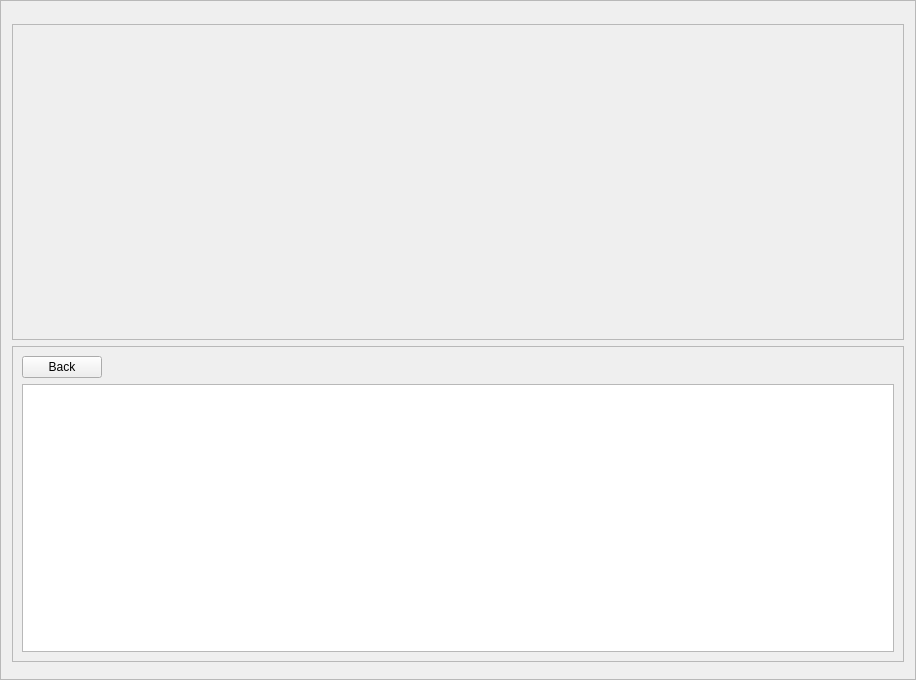
<?xml version="1.0" encoding="UTF-8"?>
<ui version="4.0">
 <class>ContentWindow</class>
 <widget class="QFrame" name="ContentWindow">
  <property name="geometry">
   <rect>
    <x>0</x>
    <y>0</y>
    <width>916</width>
    <height>680</height>
   </rect>
  </property>
  <property name="windowTitle">
   <string>Frame</string>
  </property>
  <property name="frameShape">
   <enum>QFrame::StyledPanel</enum>
  </property>
  <property name="frameShadow">
   <enum>QFrame::Raised</enum>
  </property>
  <layout class="QVBoxLayout" name="verticalLayout">
   <item>
    <layout class="QHBoxLayout" name="horizontalLayout">
     <item>
      <widget class="QFrame" name="tabFrame">
       <property name="minimumSize">
        <size>
         <width>0</width>
         <height>0</height>
        </size>
       </property>
       <property name="maximumSize">
        <size>
         <width>16777215</width>
         <height>50</height>
        </size>
       </property>
       <property name="frameShape">
        <enum>QFrame::StyledPanel</enum>
       </property>
       <property name="frameShadow">
        <enum>QFrame::Raised</enum>
       </property>
      </widget>
     </item>
     <item>
      <widget class="QFrame" name="filterFrame">
       <property name="sizePolicy">
        <sizepolicy hsizetype="Minimum" vsizetype="Preferred">
         <horstretch>0</horstretch>
         <verstretch>0</verstretch>
        </sizepolicy>
       </property>
       <property name="minimumSize">
        <size>
         <width>0</width>
         <height>0</height>
        </size>
       </property>
       <property name="maximumSize">
        <size>
         <width>250</width>
         <height>50</height>
        </size>
       </property>
       <property name="frameShape">
        <enum>QFrame::StyledPanel</enum>
       </property>
       <property name="frameShadow">
        <enum>QFrame::Raised</enum>
       </property>
      </widget>
     </item>
    </layout>
   </item>
   <item>
    <widget class="QFrame" name="headerFrame">
     <property name="frameShape">
      <enum>QFrame::StyledPanel</enum>
     </property>
     <property name="frameShadow">
      <enum>QFrame::Raised</enum>
     </property>
    </widget>
   </item>
   <item>
    <widget class="QScrollArea" name="contentFrame">
     <property name="widgetResizable">
      <bool>true</bool>
     </property>
     <widget class="QWidget" name="content">
      <property name="geometry">
       <rect>
        <x>0</x>
        <y>0</y>
        <width>894</width>
        <height>305</height>
       </rect>
      </property>
      <zorder>htmlDisplay</zorder>
     </widget>
    </widget>
   </item>
   <item>
    <widget class="QFrame" name="htmlFrame">
     <property name="frameShape">
      <enum>QFrame::StyledPanel</enum>
     </property>
     <property name="frameShadow">
      <enum>QFrame::Raised</enum>
     </property>
     <layout class="QVBoxLayout" name="verticalLayout_2">
      <item alignment="Qt::AlignLeft">
       <widget class="QPushButton" name="backButton">
        <property name="text">
         <string>Back</string>
        </property>
       </widget>
      </item>
      <item>
       <widget class="QTextBrowser" name="htmlContent"/>
      </item>
     </layout>
    </widget>
   </item>
   <item>
    <widget class="QFrame" name="baseFrame">
     <property name="frameShape">
      <enum>QFrame::StyledPanel</enum>
     </property>
     <property name="frameShadow">
      <enum>QFrame::Raised</enum>
     </property>
    </widget>
   </item>
  </layout>
 </widget>
 <resources/>
 <connections/>
</ui>
